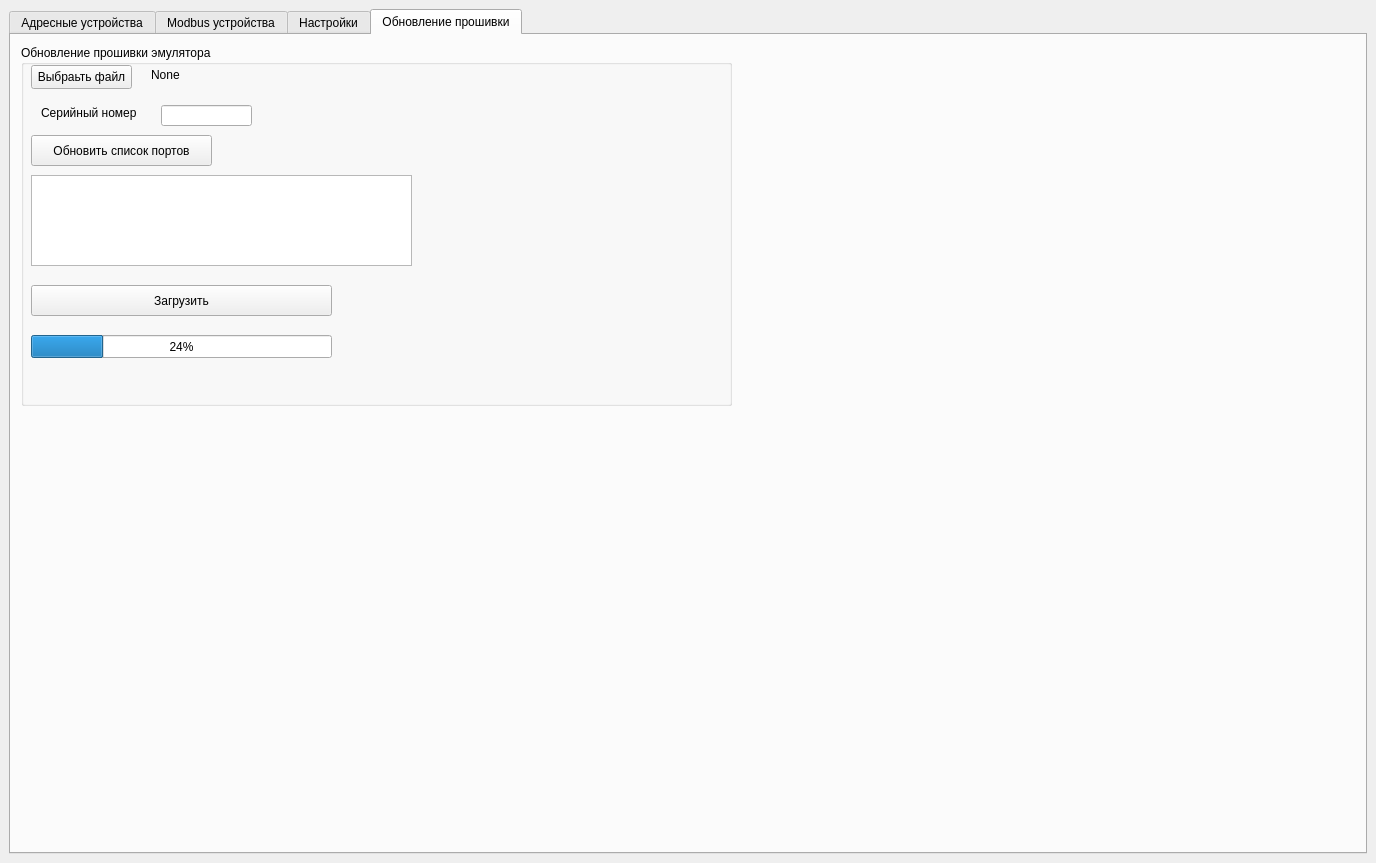
<?xml version="1.0" encoding="UTF-8"?>
<ui version="4.0">
 <class>MainWindow</class>
 <widget class="QMainWindow" name="MainWindow">
  <property name="geometry">
   <rect>
    <x>0</x>
    <y>0</y>
    <width>1376</width>
    <height>863</height>
   </rect>
  </property>
  <property name="windowTitle">
   <string>MainWindow</string>
  </property>
  <property name="styleSheet">
   <string notr="true"/>
  </property>
  <widget class="QWidget" name="centralwidget">
   <layout class="QVBoxLayout" name="verticalLayout_2">
    <item>
     <widget class="QTabWidget" name="update_firmware_tabWidget">
      <property name="enabled">
       <bool>true</bool>
      </property>
      <property name="sizePolicy">
       <sizepolicy hsizetype="Expanding" vsizetype="Expanding">
        <horstretch>0</horstretch>
        <verstretch>0</verstretch>
       </sizepolicy>
      </property>
      <property name="minimumSize">
       <size>
        <width>1271</width>
        <height>800</height>
       </size>
      </property>
      <property name="styleSheet">
       <string notr="true"/>
      </property>
      <property name="tabShape">
       <enum>QTabWidget::TabShape::Rounded</enum>
      </property>
      <property name="currentIndex">
       <number>3</number>
      </property>
      <widget class="QWidget" name="ash_device_tab">
       <attribute name="title">
        <string>Адресные устройства</string>
       </attribute>
       <layout class="QVBoxLayout" name="verticalLayout_3">
        <item>
         <layout class="QHBoxLayout" name="horizontalLayout">
          <property name="spacing">
           <number>6</number>
          </property>
          <property name="sizeConstraint">
           <enum>QLayout::SizeConstraint::SetDefaultConstraint</enum>
          </property>
          <item>
           <widget class="QGroupBox" name="ash_chenge_state_device_groupBox">
            <property name="sizePolicy">
             <sizepolicy hsizetype="Fixed" vsizetype="Fixed">
              <horstretch>0</horstretch>
              <verstretch>0</verstretch>
             </sizepolicy>
            </property>
            <property name="minimumSize">
             <size>
              <width>489</width>
              <height>131</height>
             </size>
            </property>
            <property name="title">
             <string>Cостояния устройства</string>
            </property>
            <widget class="QWidget" name="verticalLayoutWidget">
             <property name="geometry">
              <rect>
               <x>10</x>
               <y>20</y>
               <width>471</width>
               <height>101</height>
              </rect>
             </property>
             <layout class="QVBoxLayout" name="ash_v_layer_state_dev_layout">
              <property name="spacing">
               <number>0</number>
              </property>
              <item>
               <layout class="QHBoxLayout" name="ash_h_top_state_dev_layout">
                <property name="spacing">
                 <number>0</number>
                </property>
               </layout>
              </item>
              <item>
               <layout class="QHBoxLayout" name="ash_h_center_state_dev_layout">
                <property name="spacing">
                 <number>0</number>
                </property>
               </layout>
              </item>
              <item>
               <layout class="QHBoxLayout" name="ash_h_bottom_state_dev_layout">
                <property name="spacing">
                 <number>0</number>
                </property>
               </layout>
              </item>
             </layout>
            </widget>
           </widget>
          </item>
          <item>
           <widget class="QGroupBox" name="groupBox">
            <property name="sizePolicy">
             <sizepolicy hsizetype="Fixed" vsizetype="Fixed">
              <horstretch>0</horstretch>
              <verstretch>0</verstretch>
             </sizepolicy>
            </property>
            <property name="minimumSize">
             <size>
              <width>270</width>
              <height>131</height>
             </size>
            </property>
            <property name="title">
             <string>Инфо.</string>
            </property>
            <widget class="QLabel" name="ash_port_lbl">
             <property name="geometry">
              <rect>
               <x>0</x>
               <y>20</y>
               <width>50</width>
               <height>20</height>
              </rect>
             </property>
             <property name="sizePolicy">
              <sizepolicy hsizetype="Fixed" vsizetype="Fixed">
               <horstretch>0</horstretch>
               <verstretch>0</verstretch>
              </sizepolicy>
             </property>
             <property name="minimumSize">
              <size>
               <width>50</width>
               <height>20</height>
              </size>
             </property>
             <property name="text">
              <string>Порт</string>
             </property>
             <property name="alignment">
              <set>Qt::AlignmentFlag::AlignCenter</set>
             </property>
            </widget>
            <widget class="QLabel" name="ash_port_info_lbl">
             <property name="geometry">
              <rect>
               <x>60</x>
               <y>20</y>
               <width>111</width>
               <height>20</height>
              </rect>
             </property>
             <property name="sizePolicy">
              <sizepolicy hsizetype="Fixed" vsizetype="Fixed">
               <horstretch>0</horstretch>
               <verstretch>0</verstretch>
              </sizepolicy>
             </property>
             <property name="minimumSize">
              <size>
               <width>50</width>
               <height>20</height>
              </size>
             </property>
             <property name="text">
              <string>None</string>
             </property>
            </widget>
            <widget class="QLabel" name="ash_net_dev_lbl">
             <property name="geometry">
              <rect>
               <x>10</x>
               <y>40</y>
               <width>80</width>
               <height>20</height>
              </rect>
             </property>
             <property name="sizePolicy">
              <sizepolicy hsizetype="Fixed" vsizetype="Fixed">
               <horstretch>0</horstretch>
               <verstretch>0</verstretch>
              </sizepolicy>
             </property>
             <property name="minimumSize">
              <size>
               <width>80</width>
               <height>20</height>
              </size>
             </property>
             <property name="text">
              <string>Сетевое уc-во</string>
             </property>
            </widget>
            <widget class="QLabel" name="ash_net_dev_info_lbl">
             <property name="geometry">
              <rect>
               <x>100</x>
               <y>40</y>
               <width>150</width>
               <height>20</height>
              </rect>
             </property>
             <property name="sizePolicy">
              <sizepolicy hsizetype="Fixed" vsizetype="Fixed">
               <horstretch>0</horstretch>
               <verstretch>0</verstretch>
              </sizepolicy>
             </property>
             <property name="minimumSize">
              <size>
               <width>150</width>
               <height>20</height>
              </size>
             </property>
             <property name="text">
              <string>None</string>
             </property>
            </widget>
           </widget>
          </item>
          <item>
           <layout class="QGridLayout" name="_2">
            <property name="sizeConstraint">
             <enum>QLayout::SizeConstraint::SetMinimumSize</enum>
            </property>
           </layout>
          </item>
          <item>
           <widget class="QGroupBox" name="ash_choice_net_dev_groupBox">
            <property name="sizePolicy">
             <sizepolicy hsizetype="Fixed" vsizetype="Fixed">
              <horstretch>0</horstretch>
              <verstretch>0</verstretch>
             </sizepolicy>
            </property>
            <property name="minimumSize">
             <size>
              <width>221</width>
              <height>131</height>
             </size>
            </property>
            <property name="title">
             <string>Сетевой контроллер</string>
            </property>
            <widget class="QListWidget" name="ash_out_net_dev_listWidget">
             <property name="geometry">
              <rect>
               <x>10</x>
               <y>20</y>
               <width>201</width>
               <height>101</height>
              </rect>
             </property>
            </widget>
           </widget>
          </item>
          <item>
           <spacer name="horizontalSpacer">
            <property name="orientation">
             <enum>Qt::Orientation::Horizontal</enum>
            </property>
            <property name="sizeHint" stdset="0">
             <size>
              <width>40</width>
              <height>20</height>
             </size>
            </property>
           </spacer>
          </item>
         </layout>
        </item>
        <item>
         <widget class="QTableWidget" name="ash_devices_tableWidget">
          <property name="minimumSize">
           <size>
            <width>1247</width>
            <height>614</height>
           </size>
          </property>
         </widget>
        </item>
       </layout>
      </widget>
      <widget class="QWidget" name="modbus_device_tab">
       <attribute name="title">
        <string>Modbus устройства</string>
       </attribute>
       <widget class="QTableWidget" name="mb_devices_tableWidget">
        <property name="geometry">
         <rect>
          <x>0</x>
          <y>150</y>
          <width>1351</width>
          <height>671</height>
         </rect>
        </property>
       </widget>
       <widget class="QGroupBox" name="mb_choice_net_dev_groupBox">
        <property name="geometry">
         <rect>
          <x>770</x>
          <y>10</y>
          <width>221</width>
          <height>131</height>
         </rect>
        </property>
        <property name="title">
         <string>Сетевой контроллер</string>
        </property>
        <widget class="QListWidget" name="mb_out_net_dev_listWidget">
         <property name="geometry">
          <rect>
           <x>10</x>
           <y>20</y>
           <width>201</width>
           <height>101</height>
          </rect>
         </property>
        </widget>
       </widget>
       <widget class="QGroupBox" name="mb_chenge_state_device_groupBox">
        <property name="geometry">
         <rect>
          <x>10</x>
          <y>10</y>
          <width>489</width>
          <height>131</height>
         </rect>
        </property>
        <property name="title">
         <string>Состояния устройства</string>
        </property>
        <widget class="QWidget" name="verticalLayoutWidget_2">
         <property name="geometry">
          <rect>
           <x>10</x>
           <y>20</y>
           <width>471</width>
           <height>101</height>
          </rect>
         </property>
         <layout class="QVBoxLayout" name="v_layer_state_dev_layout_2">
          <property name="spacing">
           <number>0</number>
          </property>
          <item>
           <layout class="QHBoxLayout" name="mb_h_top_state_dev_layout"/>
          </item>
          <item>
           <layout class="QHBoxLayout" name="mb_h_center_state_dev_layout"/>
          </item>
          <item>
           <layout class="QHBoxLayout" name="mb_h_bottom_state_dev_layout"/>
          </item>
         </layout>
        </widget>
       </widget>
       <widget class="QWidget" name="layoutWidget">
        <property name="geometry">
         <rect>
          <x>630</x>
          <y>110</y>
          <width>2</width>
          <height>2</height>
         </rect>
        </property>
        <layout class="QHBoxLayout" name="ash_h_bottom_state_dev_layout_3">
         <property name="spacing">
          <number>0</number>
         </property>
        </layout>
       </widget>
       <widget class="QGroupBox" name="mb_info_groupBox">
        <property name="geometry">
         <rect>
          <x>510</x>
          <y>10</y>
          <width>251</width>
          <height>131</height>
         </rect>
        </property>
        <property name="title">
         <string>Инфо.</string>
        </property>
        <widget class="QLabel" name="mb_port_lbl">
         <property name="geometry">
          <rect>
           <x>10</x>
           <y>20</y>
           <width>49</width>
           <height>16</height>
          </rect>
         </property>
         <property name="text">
          <string>Порт</string>
         </property>
        </widget>
        <widget class="QLabel" name="mb_port_info_lbl">
         <property name="geometry">
          <rect>
           <x>70</x>
           <y>20</y>
           <width>71</width>
           <height>16</height>
          </rect>
         </property>
         <property name="text">
          <string>None</string>
         </property>
        </widget>
        <widget class="QLabel" name="mb_net_dev_lbl">
         <property name="geometry">
          <rect>
           <x>10</x>
           <y>40</y>
           <width>91</width>
           <height>16</height>
          </rect>
         </property>
         <property name="text">
          <string>Сетевое ус-во</string>
         </property>
        </widget>
        <widget class="QLabel" name="mb_net_dev_info_lbl">
         <property name="geometry">
          <rect>
           <x>110</x>
           <y>40</y>
           <width>131</width>
           <height>16</height>
          </rect>
         </property>
         <property name="text">
          <string>None</string>
         </property>
        </widget>
       </widget>
      </widget>
      <widget class="QWidget" name="settings_tab">
       <attribute name="title">
        <string>Настройки</string>
       </attribute>
       <widget class="QGroupBox" name="port_and_ne_dev_groupBox">
        <property name="geometry">
         <rect>
          <x>20</x>
          <y>370</y>
          <width>361</width>
          <height>401</height>
         </rect>
        </property>
        <property name="sizePolicy">
         <sizepolicy hsizetype="Fixed" vsizetype="Fixed">
          <horstretch>0</horstretch>
          <verstretch>0</verstretch>
         </sizepolicy>
        </property>
        <property name="styleSheet">
         <string notr="true"/>
        </property>
        <property name="title">
         <string>Port -&gt; Net Device</string>
        </property>
        <widget class="QTableWidget" name="port_and_net_dev_tableWidget">
         <property name="geometry">
          <rect>
           <x>20</x>
           <y>70</y>
           <width>331</width>
           <height>321</height>
          </rect>
         </property>
         <property name="styleSheet">
          <string notr="true">QHeaderView::section:horizontal {
    color: #fff;
    background-color: rgb(0, 85, 127);
 }
QTableWidget {
	background-color: rgb(0, 0, 127);
	color: rgb(85, 255, 0);
	font: 63 8pt &quot;Yu Gothic UI Semibold&quot;;
}
</string>
         </property>
        </widget>
        <widget class="QPushButton" name="start_emulator_btn">
         <property name="geometry">
          <rect>
           <x>20</x>
           <y>30</y>
           <width>151</width>
           <height>23</height>
          </rect>
         </property>
         <property name="styleSheet">
          <string notr="true"/>
         </property>
         <property name="text">
          <string>Запустить эмулятор</string>
         </property>
        </widget>
        <widget class="QPushButton" name="delete_line_btn">
         <property name="geometry">
          <rect>
           <x>184</x>
           <y>30</y>
           <width>101</width>
           <height>23</height>
          </rect>
         </property>
         <property name="styleSheet">
          <string notr="true"/>
         </property>
         <property name="text">
          <string>Удалить запись</string>
         </property>
        </widget>
       </widget>
       <widget class="QGroupBox" name="ports_groupBox">
        <property name="geometry">
         <rect>
          <x>390</x>
          <y>370</y>
          <width>251</width>
          <height>401</height>
         </rect>
        </property>
        <property name="sizePolicy">
         <sizepolicy hsizetype="Fixed" vsizetype="Fixed">
          <horstretch>0</horstretch>
          <verstretch>0</verstretch>
         </sizepolicy>
        </property>
        <property name="styleSheet">
         <string notr="true"/>
        </property>
        <property name="title">
         <string>Порты</string>
        </property>
        <widget class="QListWidget" name="ports_listWidget">
         <property name="geometry">
          <rect>
           <x>10</x>
           <y>60</y>
           <width>231</width>
           <height>331</height>
          </rect>
         </property>
         <property name="styleSheet">
          <string notr="true"/>
         </property>
        </widget>
        <widget class="QPushButton" name="get_ports_btn">
         <property name="geometry">
          <rect>
           <x>10</x>
           <y>20</y>
           <width>141</width>
           <height>23</height>
          </rect>
         </property>
         <property name="styleSheet">
          <string notr="true"/>
         </property>
         <property name="text">
          <string>Получить список портов</string>
         </property>
        </widget>
       </widget>
       <widget class="QGroupBox" name="net_dev_groupBox">
        <property name="geometry">
         <rect>
          <x>650</x>
          <y>370</y>
          <width>241</width>
          <height>401</height>
         </rect>
        </property>
        <property name="sizePolicy">
         <sizepolicy hsizetype="Fixed" vsizetype="Fixed">
          <horstretch>0</horstretch>
          <verstretch>0</verstretch>
         </sizepolicy>
        </property>
        <property name="styleSheet">
         <string notr="true"/>
        </property>
        <property name="title">
         <string>Сетевое устройство</string>
        </property>
        <widget class="QListWidget" name="net_dev_listWidget">
         <property name="geometry">
          <rect>
           <x>10</x>
           <y>60</y>
           <width>221</width>
           <height>331</height>
          </rect>
         </property>
         <property name="styleSheet">
          <string notr="true"/>
         </property>
        </widget>
        <widget class="QPushButton" name="get_net_dev_btn">
         <property name="geometry">
          <rect>
           <x>10</x>
           <y>20</y>
           <width>221</width>
           <height>23</height>
          </rect>
         </property>
         <property name="styleSheet">
          <string notr="true"/>
         </property>
         <property name="text">
          <string>Получить список сетевых устройств</string>
         </property>
        </widget>
       </widget>
       <widget class="QGroupBox" name="groupBox_2">
        <property name="geometry">
         <rect>
          <x>20</x>
          <y>10</y>
          <width>261</width>
          <height>311</height>
         </rect>
        </property>
        <property name="sizePolicy">
         <sizepolicy hsizetype="Fixed" vsizetype="Fixed">
          <horstretch>0</horstretch>
          <verstretch>0</verstretch>
         </sizepolicy>
        </property>
        <property name="minimumSize">
         <size>
          <width>261</width>
          <height>311</height>
         </size>
        </property>
        <property name="styleSheet">
         <string notr="true"/>
        </property>
        <property name="title">
         <string>Параметры подключения к базе данных</string>
        </property>
        <widget class="QLabel" name="port_db_lbl">
         <property name="geometry">
          <rect>
           <x>10</x>
           <y>60</y>
           <width>47</width>
           <height>16</height>
          </rect>
         </property>
         <property name="styleSheet">
          <string notr="true"/>
         </property>
         <property name="text">
          <string>Port</string>
         </property>
        </widget>
        <widget class="QLabel" name="host_db_lbl">
         <property name="geometry">
          <rect>
           <x>10</x>
           <y>30</y>
           <width>47</width>
           <height>14</height>
          </rect>
         </property>
         <property name="styleSheet">
          <string notr="true"/>
         </property>
         <property name="text">
          <string>Host</string>
         </property>
        </widget>
        <widget class="QLabel" name="user_db_lbl">
         <property name="geometry">
          <rect>
           <x>10</x>
           <y>90</y>
           <width>51</width>
           <height>16</height>
          </rect>
         </property>
         <property name="styleSheet">
          <string notr="true"/>
         </property>
         <property name="text">
          <string>User</string>
         </property>
        </widget>
        <widget class="QLabel" name="pass_db_lbl">
         <property name="geometry">
          <rect>
           <x>10</x>
           <y>120</y>
           <width>61</width>
           <height>16</height>
          </rect>
         </property>
         <property name="styleSheet">
          <string notr="true"/>
         </property>
         <property name="text">
          <string>Password</string>
         </property>
        </widget>
        <widget class="QLabel" name="name_db_lbl">
         <property name="geometry">
          <rect>
           <x>10</x>
           <y>150</y>
           <width>61</width>
           <height>16</height>
          </rect>
         </property>
         <property name="styleSheet">
          <string notr="true"/>
         </property>
         <property name="text">
          <string>Name DB</string>
         </property>
        </widget>
        <widget class="QLineEdit" name="host_db_lineEdit">
         <property name="geometry">
          <rect>
           <x>110</x>
           <y>30</y>
           <width>141</width>
           <height>20</height>
          </rect>
         </property>
         <property name="toolTip">
          <string>&lt;html&gt;&lt;head/&gt;&lt;body&gt;&lt;p&gt;Адрес (IP4) подключения к БД&lt;/p&gt;&lt;/body&gt;&lt;/html&gt;</string>
         </property>
         <property name="styleSheet">
          <string notr="true"/>
         </property>
         <property name="inputMask">
          <string>000\.000\.000\.000</string>
         </property>
         <property name="text">
          <string>...</string>
         </property>
        </widget>
        <widget class="QLineEdit" name="port_db_lineEdit">
         <property name="geometry">
          <rect>
           <x>110</x>
           <y>60</y>
           <width>141</width>
           <height>20</height>
          </rect>
         </property>
         <property name="toolTip">
          <string>&lt;html&gt;&lt;head/&gt;&lt;body&gt;&lt;p&gt;Номер порта должен быть в диапазоне &lt;span style=&quot; font-family:'JetBrains Mono','monospace'; font-size:10pt; font-weight:600; font-style:italic; color:#ff0000;&quot;&gt;1024-49151&lt;/span&gt;&lt;/p&gt;&lt;/body&gt;&lt;/html&gt;</string>
         </property>
         <property name="styleSheet">
          <string notr="true"/>
         </property>
         <property name="inputMask">
          <string>00009</string>
         </property>
         <property name="text">
          <string/>
         </property>
        </widget>
        <widget class="QLineEdit" name="user_db_lineEdit">
         <property name="geometry">
          <rect>
           <x>110</x>
           <y>90</y>
           <width>141</width>
           <height>20</height>
          </rect>
         </property>
         <property name="toolTip">
          <string>&lt;html&gt;&lt;head/&gt;&lt;body&gt;&lt;p&gt;Логин базы данных&lt;/p&gt;&lt;/body&gt;&lt;/html&gt;</string>
         </property>
         <property name="styleSheet">
          <string notr="true"/>
         </property>
         <property name="text">
          <string/>
         </property>
        </widget>
        <widget class="QLineEdit" name="pass_db_lineEdit">
         <property name="geometry">
          <rect>
           <x>110</x>
           <y>120</y>
           <width>141</width>
           <height>20</height>
          </rect>
         </property>
         <property name="toolTip">
          <string>&lt;html&gt;&lt;head/&gt;&lt;body&gt;&lt;p&gt;Пароль базы данных&lt;/p&gt;&lt;/body&gt;&lt;/html&gt;</string>
         </property>
         <property name="styleSheet">
          <string notr="true"/>
         </property>
         <property name="text">
          <string/>
         </property>
        </widget>
        <widget class="QLineEdit" name="name_db_lineEdit">
         <property name="geometry">
          <rect>
           <x>110</x>
           <y>150</y>
           <width>141</width>
           <height>20</height>
          </rect>
         </property>
         <property name="toolTip">
          <string>&lt;html&gt;&lt;head/&gt;&lt;body&gt;&lt;p&gt;Имя базы данных&lt;/p&gt;&lt;/body&gt;&lt;/html&gt;</string>
         </property>
         <property name="styleSheet">
          <string notr="true"/>
         </property>
         <property name="text">
          <string/>
         </property>
        </widget>
        <widget class="QPushButton" name="save_db_btn">
         <property name="geometry">
          <rect>
           <x>10</x>
           <y>260</y>
           <width>75</width>
           <height>23</height>
          </rect>
         </property>
         <property name="toolTip">
          <string>&lt;html&gt;&lt;head/&gt;&lt;body&gt;&lt;p&gt;Сохранение настроек для дальнейшей работы &lt;/p&gt;&lt;/body&gt;&lt;/html&gt;</string>
         </property>
         <property name="styleSheet">
          <string notr="true"/>
         </property>
         <property name="text">
          <string>Save</string>
         </property>
        </widget>
        <widget class="QPushButton" name="check_db_btn">
         <property name="geometry">
          <rect>
           <x>10</x>
           <y>200</y>
           <width>241</width>
           <height>31</height>
          </rect>
         </property>
         <property name="toolTip">
          <string>&lt;html&gt;&lt;head/&gt;&lt;body&gt;&lt;p&gt;Проверка подключения к базе данных&lt;/p&gt;&lt;/body&gt;&lt;/html&gt;</string>
         </property>
         <property name="styleSheet">
          <string notr="true"/>
         </property>
         <property name="text">
          <string>Проверить настройки подключения</string>
         </property>
        </widget>
       </widget>
       <widget class="QPushButton" name="join_btn">
        <property name="geometry">
         <rect>
          <x>400</x>
          <y>320</y>
          <width>151</width>
          <height>23</height>
         </rect>
        </property>
        <property name="styleSheet">
         <string notr="true"/>
        </property>
        <property name="text">
         <string>Объединить</string>
        </property>
       </widget>
       <widget class="QLineEdit" name="sn_emulator_lineEdit">
        <property name="geometry">
         <rect>
          <x>770</x>
          <y>320</y>
          <width>113</width>
          <height>20</height>
         </rect>
        </property>
       </widget>
       <widget class="QLabel" name="label">
        <property name="geometry">
         <rect>
          <x>660</x>
          <y>320</y>
          <width>81</width>
          <height>21</height>
         </rect>
        </property>
        <property name="text">
         <string>SN эмулятора</string>
        </property>
       </widget>
      </widget>
      <widget class="QWidget" name="tab">
       <attribute name="title">
        <string>Обновление прошивки</string>
       </attribute>
       <widget class="QGroupBox" name="groupBox_3">
        <property name="geometry">
         <rect>
          <x>10</x>
          <y>10</y>
          <width>711</width>
          <height>361</height>
         </rect>
        </property>
        <property name="title">
         <string>Обновление прошивки эмулятора</string>
        </property>
        <widget class="QPushButton" name="update_firmware_btn">
         <property name="geometry">
          <rect>
           <x>10</x>
           <y>240</y>
           <width>301</width>
           <height>31</height>
          </rect>
         </property>
         <property name="text">
          <string>Загрузить</string>
         </property>
        </widget>
        <widget class="QProgressBar" name="loading_progressBar">
         <property name="geometry">
          <rect>
           <x>10</x>
           <y>290</y>
           <width>301</width>
           <height>23</height>
          </rect>
         </property>
         <property name="value">
          <number>24</number>
         </property>
        </widget>
        <widget class="QLineEdit" name="sn_skau_lineEdit">
         <property name="geometry">
          <rect>
           <x>140</x>
           <y>60</y>
           <width>91</width>
           <height>21</height>
          </rect>
         </property>
        </widget>
        <widget class="QLabel" name="label_2">
         <property name="geometry">
          <rect>
           <x>20</x>
           <y>60</y>
           <width>111</width>
           <height>16</height>
          </rect>
         </property>
         <property name="text">
          <string>Серийный номер</string>
         </property>
        </widget>
        <widget class="QListWidget" name="port_loading_listWidget">
         <property name="geometry">
          <rect>
           <x>10</x>
           <y>130</y>
           <width>381</width>
           <height>91</height>
          </rect>
         </property>
        </widget>
        <widget class="QPushButton" name="file_selection_btn">
         <property name="geometry">
          <rect>
           <x>10</x>
           <y>20</y>
           <width>101</width>
           <height>24</height>
          </rect>
         </property>
         <property name="text">
          <string>Выбраьть файл</string>
         </property>
        </widget>
        <widget class="QPushButton" name="port_emul_btn">
         <property name="geometry">
          <rect>
           <x>10</x>
           <y>90</y>
           <width>181</width>
           <height>31</height>
          </rect>
         </property>
         <property name="text">
          <string>Обновить список портов</string>
         </property>
        </widget>
        <widget class="QLabel" name="path_info_lbl">
         <property name="geometry">
          <rect>
           <x>130</x>
           <y>20</y>
           <width>561</width>
           <height>20</height>
          </rect>
         </property>
         <property name="text">
          <string>None</string>
         </property>
        </widget>
       </widget>
      </widget>
     </widget>
    </item>
   </layout>
  </widget>
 </widget>
 <resources/>
 <connections/>
</ui>
